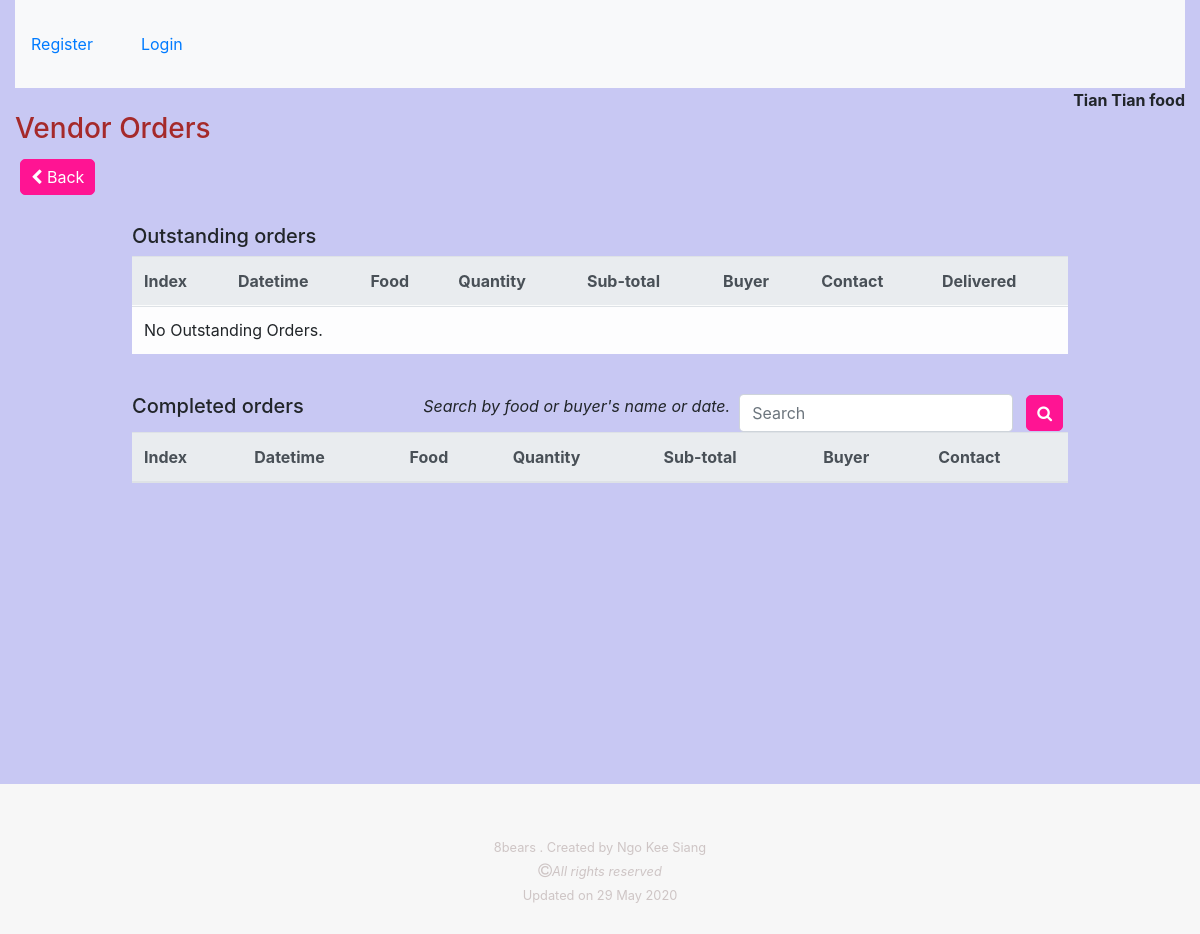
Page /vendor/profiles/2/orders on the earlier database version.
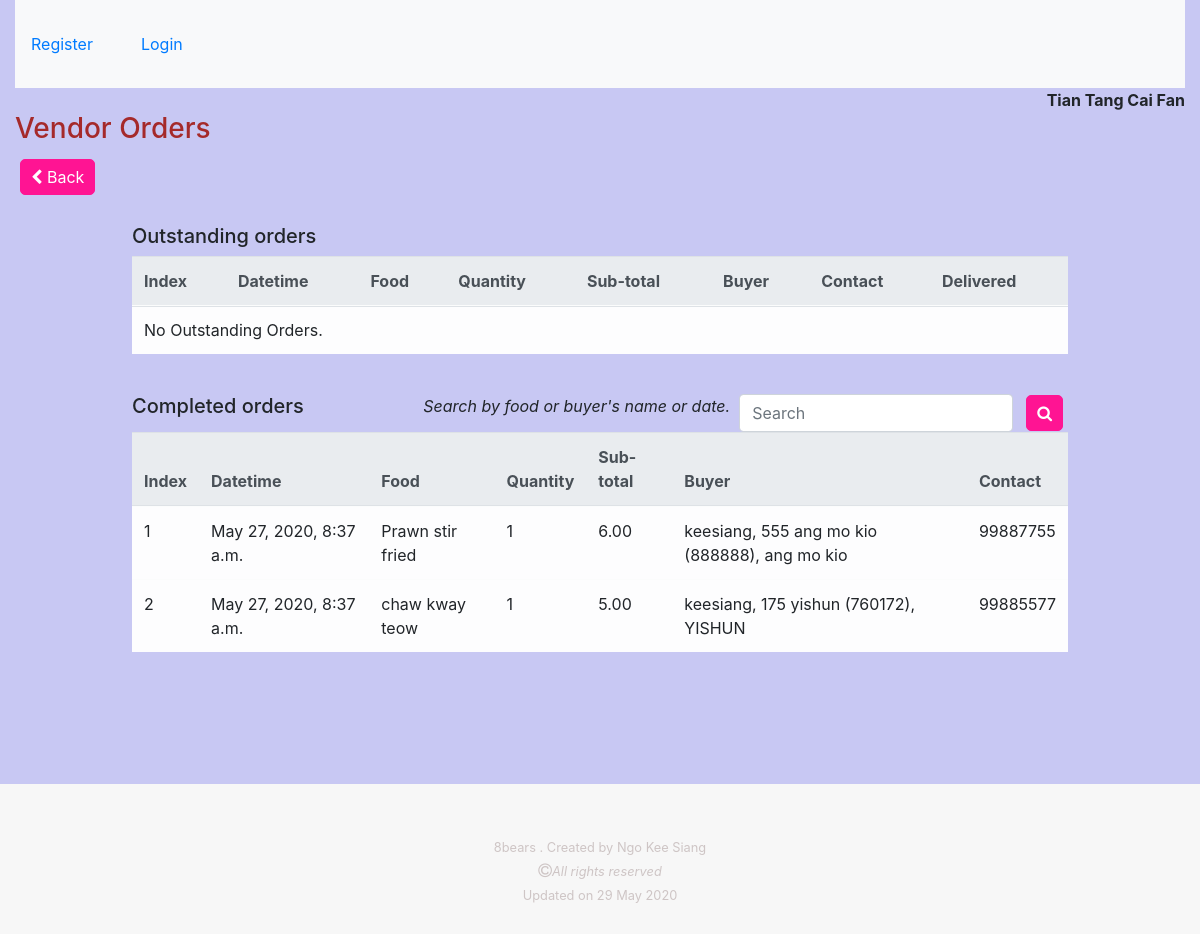
Same page on the later database version.
### vendor/models.py (models this page shows)
class Vendor(models.Model):
    category = models.ManyToManyField(Category)
    postal_code = models.PositiveIntegerField( null=False, blank=False)
    name = models.CharField( max_length=100, null=False, blank=False)
    block = models.PositiveSmallIntegerField( null=False, blank=False)
    street = models.CharField(max_length=254, null=False, blank=False)
    contact = models.PositiveIntegerField(validators=[MinValueValidator(10000000), MaxValueValidator(99999999)], null=False, blank=False)
    date_joined = models.DateTimeField(auto_now_add=True)
    user = models.ForeignKey(User, null=True, on_delete=models.SET_NULL)
    user_contact = models.PositiveIntegerField(validators=[MinValueValidator(10000000), MaxValueValidator(99999999)], null=False, blank=False)
    license_number = models.CharField(max_length=10, null=False, blank=False)
    license_check = models.BooleanField(default=False)
    photo_url=models.URLField(max_length=1024, null=True, blank=True)
    vendordeliverytown = models.ManyToManyField(VendorDeliveryTown)
    vendordeliverypostal = models.ManyToManyField(VendorDeliveryPostal)
    def __str__(self):
        return self.name

### order/models.py (models this page shows)
class OrderLineItem(models.Model):
    order = models.ForeignKey(Order, null=False, blank=False, on_delete=models.CASCADE )
    review = models.ForeignKey(Review, null=True, blank=True, on_delete=models.SET_NULL)
    process = models.ForeignKey(Process, null=True, blank=False, on_delete=models.SET_NULL)
    food = models.ForeignKey(Food, null=False, blank=False, on_delete=models.DO_NOTHING)
    datetime = models.DateTimeField(auto_now_add=True)
    quantity = models.PositiveSmallIntegerField(validators=[MinValueValidator(1), MaxValueValidator(99)], null=False, blank=False)
    cost = models.DecimalField(max_digits=10, decimal_places=2, null=False, default=0)
    buyer = models.ForeignKey(Buyer, null=True, blank=False, on_delete=models.SET_NULL)

### food/models.py (models this page shows)
class Food(models.Model):
    vendor = models.ForeignKey(Vendor, null=False, blank=False, on_delete=models.CASCADE)
    tag = models.ManyToManyField(Tag)
    title = models.CharField(max_length=100, null=False, blank=False)
    description = models.TextField(null=False, blank=False)
    portion = models.PositiveSmallIntegerField( validators=[MinValueValidator(1), MaxValueValidator(99)] , default=1, null=False, blank=False )
    price = models.DecimalField(max_digits=8, decimal_places=2, null=False, blank=False)
    date_posted = models.DateTimeField(auto_now_add=True)
    date_edited = models.DateTimeField(auto_now_add=True)
    delivery_time = models.DecimalField(max_digits=3, decimal_places=0, null=False, blank=False)
    image = ImageField(blank=True, manual_crop="")
    def __str__(self):
        return self.title

### buyer/models.py (models this page shows)
class Buyer(models.Model):
    town = models.CharField(max_length=100, null=True, blank=False)
    postal_code = models.PositiveIntegerField(null=False, blank=False)
    block = models.PositiveSmallIntegerField( null=False, blank=False)
    street = models.CharField(max_length=254, null=False, blank=False)
    date_joined = models.DateTimeField(auto_now_add=True)
    contact = models.PositiveIntegerField(validators=[MinValueValidator(10000000), MaxValueValidator(99999999)], null=False, blank=False)
    user = models.ForeignKey(User, null=True, on_delete=models.SET_NULL)
    def __str__(self):
        return '%s, %s %s (%s), %s' % (self.user.username, self.block, self.street, self.postal_code, self.town)

### vendor/views.py (the view, shortened to what this page needs)
# urls.py: path('profiles/<vendor_profile_id>/orders', vendor.views.view_vendor_orders, name='view_vendor_orders_route')
def view_vendor_orders(request, vendor_profile_id):
    username = request.user.username
    vendor = Vendor.objects.get(id=vendor_profile_id)
    if "search" in request.GET:
        query = request.GET["search"]
        if not query:
            messages.error(request, "You have not enter a search term.")
            return redirect(reverse(view_vendor_orders, kwargs={"vendor_profile_id": vendor_profile_id}))
        if query.isnumeric():
            queries = Q(datetime__year=query)|Q(datetime__day=query)|Q(datetime__month=query)
            orders_outstanding = OrderLineItem.objects.all().filter(food__vendor__id=vendor_profile_id).filter(process__title="undelivered")
            orders_completed = OrderLineItem.objects.all().filter(queries).filter(food__vendor__id=vendor_profile_id).filter(process__title="delivered")
        else:
            queries = Q(food__title__icontains=query)|Q(buyer__user__username__icontains=query)
            orders_outstanding = OrderLineItem.objects.all().filter(food__vendor__id=vendor_profile_id).filter(process__title="undelivered")
            orders_completed = OrderLineItem.objects.all().filter(queries).filter(food__vendor__id=vendor_profile_id).filter(process__title="delivered")
    else:
        orders_outstanding = OrderLineItem.objects.all().filter(food__vendor__id=vendor_profile_id).filter(process__title="undelivered")
        orders_completed = OrderLineItem.objects.all().filter(food__vendor__id=vendor_profile_id).filter(process__title="delivered")
    return render(request, "vendor/vendor_orders.html", {
        "orders_outstanding": orders_outstanding,
        "orders_completed": orders_completed,
        "vendor": vendor,
        "username": username,
        "vendor_profile_id": vendor_profile_id
    })

### vendor/templates/vendor/vendor_orders.html (shortened to what this page needs)
{% extends 'base_template.html' %}
{% load static %}
{%block css %}
<link rel="stylesheet" href="{% static 'vendor_pages.css' %}">
{%endblock%}
{%block content%}
<div style="float:right;"><strong> {{vendor}} </strong></div>
<br>
<h3> Vendor Orders</h3>
    <button class="vendor-buttons"><i class="fa fa-chevron-left" aria-hidden="true"></i><a href="{% url 'view_vendor_profiles_route' %}"> Back </a></button>
<br><br>
    <div class="my-table">
        <h5 > Outstanding orders </h5>
        <table class="table table-light table-hover table-responsive-lg">
            <tr>
                <thead class="thead-light">
                    <th>Index</th>
                    <th>Datetime</th>
                    <th>Food</th>
                    <th>Quantity</th>
                    <th> Sub-total </th>
                    <th> Buyer </th>
                    <th> Contact </th>
                    <th> Delivered </th>
                </thead>
            </tr>
        <form method="POST" id="delivery-status" actions="{% url 'view_vendor_orders_route' vendor_profile_id=vendor_profile_id%}">
            {% if orders_outstanding %}
            {%for j in orders_outstanding %}
                {% if j.process.title == "undelivered" %}
                <tr>
                    <td> {{forloop.counter}} </td>
                    <td> {{j.datetime}} </td>
                    <td> {{j.food}} </td>
                    <td> {{j.quantity}} </td>
                    <td> {{j.cost}} </td>
                    <td> {{j.buyer}} </td>
                    <td> {{j.buyer.contact}} </td>
                    <td>
                        <input type="checkbox" class="checkbox" >
                        <input type="text" style="display:none;" value="{{j.id}}">
                    </td>
                </tr>
                {%endif%}
            {%endfor%}
            {%else%}
            <tr><td colspan="8"> No Outstanding Orders.</td></tr>
            {%endif%}
            </form>
        </table>
        <br>
        <div style="float:right;">
            <div style="display:flex; flex-wrap:wrap;">
                <section><em> Search by food or buyer's name or date.</em></section> &nbsp;&nbsp;
                <section>
                    <form class="form-inline my-2 my-lg-0" method="GET" action="{% url 'view_vendor_orders_route' vendor_profile_id=vendor_profile_id %}">
                    <input class="form-control mr-sm-2" type="text" name="search" placeholder="Search" aria-label="Search">
                    <button class="vendor-buttons my-2 my-sm-0" type="submit">
                        <i class="fa fa-search"></i>
                    </button>
                    </form>
                </section>
            </div>
        </div>
        <h5> Completed orders </h5>
        <table class="table table-light table-hover table-responsive-lg">
            <tr>
                <thead class="thead-light">
                    <th>Index</th>
                    <th>Datetime</th>
                    <th>Food</th>
                    <th>Quantity</th>
                    <th> Sub-total </th>
                    <th> Buyer </th>
                    <th> Contact </th>
                </thead>
            </tr>
            {%for j in orders_completed %}
                {% if j.process.title == "delivered" %}
                <tr>
                    <td> {{forloop.counter}} </td>
                    <td> {{j.datetime}} </td>
                    <td> {{j.food}} </td>
                    <td> {{j.quantity}} </td>
                    <td> {{j.cost}} </td>
                    <td> {{j.buyer}} </td>
                    <td> {{j.buyer.contact}} </td>
                </tr>
                {%endif%}
            {%endfor%}
        </table>
    </div>
{%endblock%}

### templates/base_template.html (shortened to what this page needs)
{% load static %}
<!doctype html>
<html lang="en">
  <head>
    <link rel="stylesheet" href="https://stackpath.bootstrapcdn.com/font-awesome/4.7.0/css/font-awesome.min.css">
    <link rel="stylesheet" href="https://stackpath.bootstrapcdn.com/bootstrap/4.5.0/css/bootstrap.min.css">
    <link rel="stylesheet" href="{% static 'style.css' %}">
    {% block css %} {%endblock%}
  </head>
  <body>
    <header class="container-fluid">
        <nav class="navbar navbar-expand-lg navbar-light bg-light py-3">
            <div class="collapse navbar-collapse" id="navbarSupportedContent">
                <ul class="navbar-nav">
            {%if request.user.is_authenticated %}
                <li class="nav-item mr-5 my-3 "> <a href="{% url 'view_home_route' %}" >Main</a> </li>
                <li class="nav-item mr-5 my-3 "> <a href="{% url 'view_account_route' %}" >My Account</a> </li>
                <li class="nav-item mr-5 my-3 "> <a href="{% url 'index_route' %}"> My Home</a> </li>
                <li class="nav-item mr-5 my-3"> <a href="{% url 'view_vendor_profiles_route' %}"> Vendor access</a> </li>
                <li class="nav-item mr-5 my-3"> <a href="{% url 'account_logout' %}" > Logout</a> </li>
            {%else%}
                <li class="nav-item mr-5 my-3"> <a href="{% url 'account_signup' %}">Register</a> </li>
                <li class="nav-item mr-5 my-3"> <a href="{% url 'account_login' %}" >Login</a> </li>
            {%endif%}
                </ul>
            </div>
        </nav>
    </header>
    <div class="container-fluid">
    {%block content%} {%endblock%}
    </div>
    <footer>
        <div>
            <section> <small> 8bears . Created by <a href="https://github.com/ksngo" style="color:rgb(206, 197, 197);">Ngo Kee Siang</a> </small> </section>
            <section><i class="fa fa-copyright" aria-hidden="true"></i><em><small>All rights reserved</small></em> </section>
            <section><small> Updated on 29 May 2020</small> </section>
        </div>
    </footer>
  </body>
</html>

### static/style.css (style rules this page uses)
body { background-color:white; }
a { text-decoration:none !important; }
footer { height:100px; background-color: rgb(247, 247, 247); padding-top:50px; padding-bottom:100px; color: rgb(206, 197, 197); }
footer div { text-align: center; }
.my-table { width:80%; margin:auto; min-height: 70vh; }
.vendor-buttons { border:1px solid deeppink; padding:5px; padding-left:10px; padding-right:10px; border-radius:5px; background-color: deeppink; margin:5px; color:white; }
.vendor-buttons a { color:white; }
h3 { color:brown; }

Differences in the rows shown:
changed Vendor: name "Tian Tian food" → "Tian Tang Cai Fan"
added OrderLineItem: datetime "May 27, 2020, 8:37 a.m.", food "Prawn stir fried", quantity "1", cost "6.00", buyer "keesiang, 555 ang mo kio (888888), ang mo kio", buyer.contact "99887755"
added OrderLineItem: datetime "May 27, 2020, 8:37 a.m.", food "chaw kway teow", quantity "1", cost "5.00", buyer "keesiang, 175 yishun (760172), YISHUN", buyer.contact "99885577"
